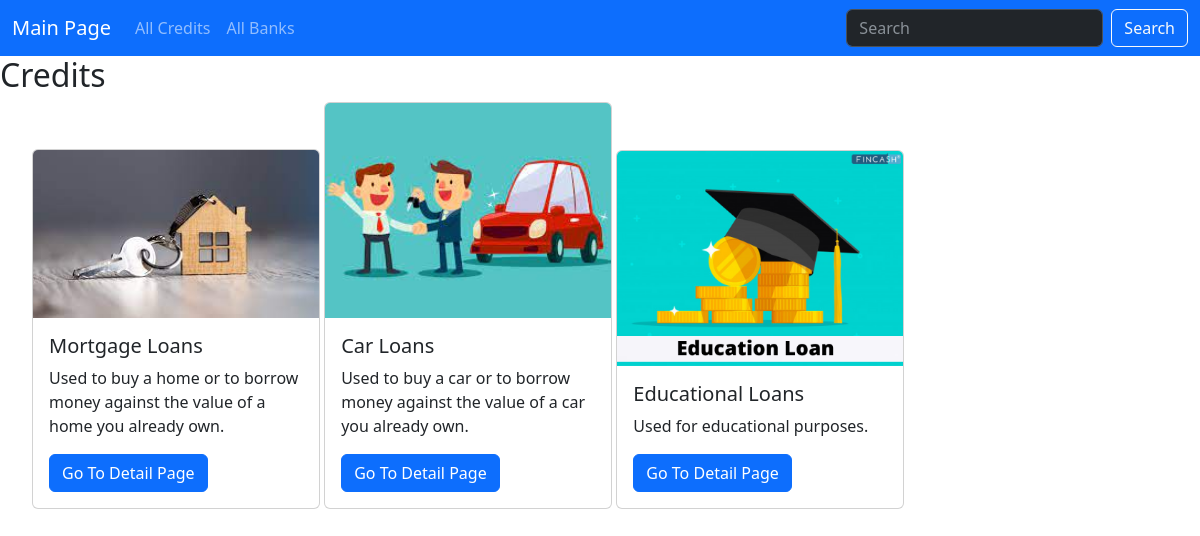
The page /credits on the database as committed earlier.
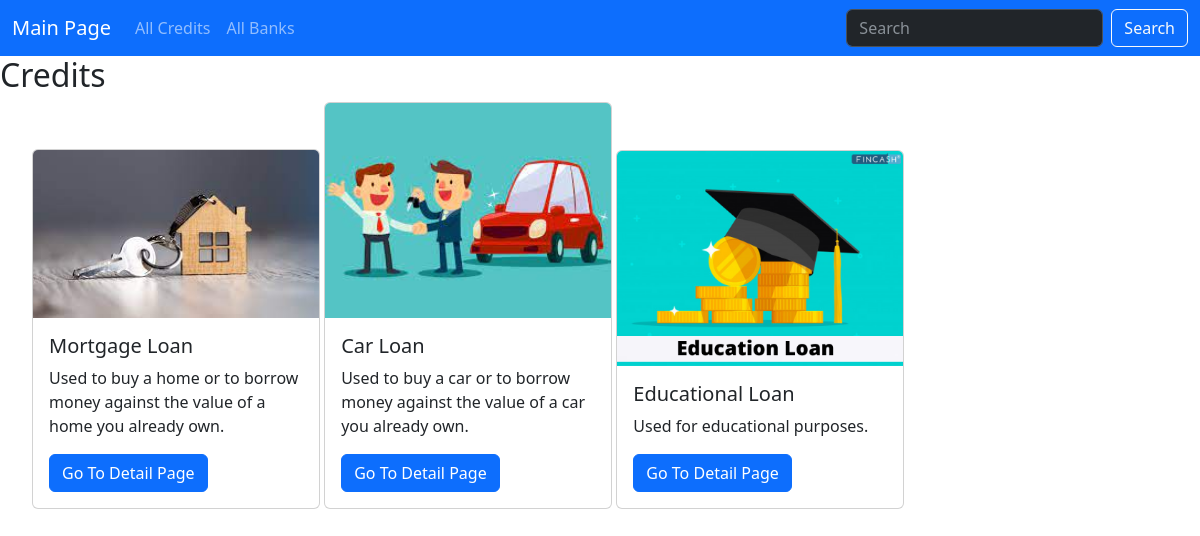
The same page on the database as committed later.
### credit/models.py (models this page shows, shortened)
class Credit(models.Model):
    name = models.CharField(max_length=50)
    excerpt = models.CharField(max_length=150)
    content = models.TextField(validators=[MinLengthValidator(10)])
    image_name = models.CharField(max_length=30,null=True)
    slug = models.SlugField(default="",null=False,db_index=True,unique=True)
    loan_amount = models.IntegerField(default=500000,validators=[MinValueValidator(500000),MaxValueValidator(6000000)])
    interest_rate = models.DecimalField(max_digits=6,decimal_places=4)

### credit/views.py (the view)
# urls.py: path("credits",views.credits,name="credits-page"),
def credits(request):
    all_credits = Credit.objects.all()
    return render(request, "credit/all-credits.html", {"all_credits":all_credits})

### credit/templates/credit/all-credits.html (shortened to what this page needs)
{% extends "base.html" %}
{% load static %}
{% block content%}
<section id="all-credits">
    <h2>Credits</h2>
    <ul>
        {% for credit in all_credits %}
            {% include "credit/includes/credit.html" %}
        {% endfor %}
    </ul>
</section>
{% endblock %}

### credit/templates/credit/includes/credit.html
{% load static%}
<div class="card" style="width: 18rem; display:inline-block;">
    <img src="{% static "credit/images/"|add:credit.image_name%}" class="card-img-top" alt="{{credit.name}}"/>
    <div class="card-body">
        <h5 class="card-title">{{ credit.name}}</h5>
        <p class="card-text">{{ credit.excerpt }}</p>
        <a href="{% url "credit-detail-page" credit.slug %}" class="btn btn-primary">Go To Detail Page</a>
    </div>
</div>

Rows that differ between the two databases and show on the page:
removed Credit: image_name (picture), name "Educational Loans", excerpt "Used for educational purposes."
changed Credit: name "Mortgage Loans" → "Mortgage Loan"
added Credit: image_name (picture), name "Car Loan", excerpt "Used to buy a car or to borrow money against the value of a car you already own."
changed Credit: image_name: a different picture; name "Car Loans" → "Educational Loan"; excerpt "Used to buy a car or to borrow money against the value of a car you already own." → "Used for educational purposes."
